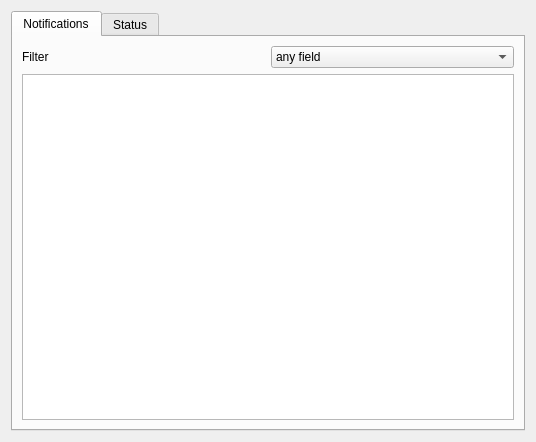
<?xml version="1.0" encoding="UTF-8"?>
<ui version="4.0">
 <class>Dialog</class>
 <widget class="QDialog" name="Dialog">
  <property name="geometry">
   <rect>
    <x>0</x>
    <y>0</y>
    <width>536</width>
    <height>442</height>
   </rect>
  </property>
  <property name="windowTitle">
   <string>History</string>
  </property>
  <layout class="QGridLayout" name="gridLayout">
   <item row="0" column="0">
    <widget class="QTabWidget" name="tabWidget">
     <property name="currentIndex">
      <number>0</number>
     </property>
     <widget class="QWidget" name="notificationsTab">
      <attribute name="title">
       <string>Notifications</string>
      </attribute>
      <layout class="QGridLayout" name="gridLayout_2">
       <item row="2" column="0">
        <widget class="QTableView" name="notificationTable">
         <property name="contextMenuPolicy">
          <enum>Qt::CustomContextMenu</enum>
         </property>
         <property name="editTriggers">
          <set>QAbstractItemView::NoEditTriggers</set>
         </property>
         <property name="tabKeyNavigation">
          <bool>false</bool>
         </property>
         <property name="selectionBehavior">
          <enum>QAbstractItemView::SelectRows</enum>
         </property>
         <property name="verticalScrollMode">
          <enum>QAbstractItemView::ScrollPerPixel</enum>
         </property>
         <property name="horizontalScrollMode">
          <enum>QAbstractItemView::ScrollPerPixel</enum>
         </property>
         <property name="wordWrap">
          <bool>false</bool>
         </property>
         <attribute name="horizontalHeaderHighlightSections">
          <bool>false</bool>
         </attribute>
         <attribute name="verticalHeaderVisible">
          <bool>false</bool>
         </attribute>
        </widget>
       </item>
       <item row="1" column="0">
        <layout class="QHBoxLayout" name="horizontalLayout">
         <item>
          <widget class="QLabel" name="label">
           <property name="text">
            <string>Filter</string>
           </property>
          </widget>
         </item>
         <item>
          <widget class="QComboBox" name="filterCombo">
           <item>
            <property name="text">
             <string>any field</string>
            </property>
           </item>
           <item>
            <property name="text">
             <string>app</string>
            </property>
           </item>
           <item>
            <property name="text">
             <string>text</string>
            </property>
           </item>
           <item>
            <property name="text">
             <string>date</string>
            </property>
           </item>
           <item>
            <property name="text">
             <string>specific date</string>
            </property>
           </item>
           <item>
            <property name="text">
             <string>date range</string>
            </property>
           </item>
          </widget>
         </item>
        </layout>
       </item>
      </layout>
     </widget>
     <widget class="QWidget" name="statusTab">
      <attribute name="title">
       <string>Status</string>
      </attribute>
      <layout class="QGridLayout" name="gridLayout_3">
       <item row="0" column="0">
        <widget class="QSplitter" name="historySplitter">
         <property name="orientation">
          <enum>Qt::Vertical</enum>
         </property>
         <property name="childrenCollapsible">
          <bool>false</bool>
         </property>
         <widget class="QGraphicsView" name="statusView">
          <property name="maximumSize">
           <size>
            <width>16777215</width>
            <height>150</height>
           </size>
          </property>
          <property name="renderHints">
           <set>QPainter::Antialiasing|QPainter::TextAntialiasing</set>
          </property>
         </widget>
         <widget class="QWidget" name="horizontalLayoutWidget">
          <layout class="QHBoxLayout" name="horizontalLayout_2">
           <item>
            <widget class="QTableView" name="statusTable">
             <property name="editTriggers">
              <set>QAbstractItemView::NoEditTriggers</set>
             </property>
             <property name="selectionBehavior">
              <enum>QAbstractItemView::SelectRows</enum>
             </property>
             <property name="horizontalScrollMode">
              <enum>QAbstractItemView::ScrollPerPixel</enum>
             </property>
             <property name="wordWrap">
              <bool>false</bool>
             </property>
             <attribute name="horizontalHeaderHighlightSections">
              <bool>false</bool>
             </attribute>
             <attribute name="verticalHeaderVisible">
              <bool>false</bool>
             </attribute>
            </widget>
           </item>
           <item>
            <widget class="QFrame" name="frame">
             <property name="frameShape">
              <enum>QFrame::StyledPanel</enum>
             </property>
             <property name="frameShadow">
              <enum>QFrame::Raised</enum>
             </property>
             <layout class="QGridLayout" name="gridLayout_4">
              <item row="1" column="0">
               <layout class="QFormLayout" name="formLayout">
                <property name="fieldGrowthPolicy">
                 <enum>QFormLayout::ExpandingFieldsGrow</enum>
                </property>
                <item row="4" column="0">
                 <widget class="QLabel" name="onlineTimeLabel">
                  <property name="text">
                   <string>Online Time</string>
                  </property>
                 </widget>
                </item>
                <item row="4" column="1">
                 <widget class="QLineEdit" name="onlineTimeLineEdit">
                  <property name="sizePolicy">
                   <sizepolicy hsizetype="Maximum" vsizetype="Fixed">
                    <horstretch>0</horstretch>
                    <verstretch>0</verstretch>
                   </sizepolicy>
                  </property>
                  <property name="alignment">
                   <set>Qt::AlignRight|Qt::AlignTrailing|Qt::AlignVCenter</set>
                  </property>
                  <property name="readOnly">
                   <bool>true</bool>
                  </property>
                 </widget>
                </item>
                <item row="5" column="0">
                 <widget class="QLabel" name="offlineTimeLabel">
                  <property name="text">
                   <string>Offline Time</string>
                  </property>
                 </widget>
                </item>
                <item row="5" column="1">
                 <widget class="QLineEdit" name="offlineTimeLineEdit">
                  <property name="sizePolicy">
                   <sizepolicy hsizetype="Maximum" vsizetype="Fixed">
                    <horstretch>0</horstretch>
                    <verstretch>0</verstretch>
                   </sizepolicy>
                  </property>
                  <property name="alignment">
                   <set>Qt::AlignRight|Qt::AlignTrailing|Qt::AlignVCenter</set>
                  </property>
                  <property name="readOnly">
                   <bool>true</bool>
                  </property>
                 </widget>
                </item>
                <item row="0" column="0">
                 <widget class="QLabel" name="startTimeLabel">
                  <property name="text">
                   <string>Start time</string>
                  </property>
                 </widget>
                </item>
                <item row="0" column="1">
                 <widget class="QLineEdit" name="startTimeLineEdit">
                  <property name="sizePolicy">
                   <sizepolicy hsizetype="Maximum" vsizetype="Fixed">
                    <horstretch>0</horstretch>
                    <verstretch>0</verstretch>
                   </sizepolicy>
                  </property>
                  <property name="alignment">
                   <set>Qt::AlignRight|Qt::AlignTrailing|Qt::AlignVCenter</set>
                  </property>
                  <property name="readOnly">
                   <bool>true</bool>
                  </property>
                 </widget>
                </item>
                <item row="1" column="0">
                 <widget class="QLabel" name="endTimeLabel">
                  <property name="text">
                   <string>End time</string>
                  </property>
                 </widget>
                </item>
                <item row="1" column="1">
                 <widget class="QLineEdit" name="endTimeLineEdit">
                  <property name="sizePolicy">
                   <sizepolicy hsizetype="Maximum" vsizetype="Fixed">
                    <horstretch>0</horstretch>
                    <verstretch>0</verstretch>
                   </sizepolicy>
                  </property>
                  <property name="alignment">
                   <set>Qt::AlignRight|Qt::AlignTrailing|Qt::AlignVCenter</set>
                  </property>
                  <property name="readOnly">
                   <bool>true</bool>
                  </property>
                 </widget>
                </item>
                <item row="2" column="0" colspan="2">
                 <widget class="Line" name="line">
                  <property name="orientation">
                   <enum>Qt::Horizontal</enum>
                  </property>
                 </widget>
                </item>
                <item row="3" column="0" colspan="2">
                 <widget class="QPushButton" name="computeStatsBtn">
                  <property name="text">
                   <string>&amp;Compute statistics</string>
                  </property>
                 </widget>
                </item>
               </layout>
              </item>
             </layout>
            </widget>
           </item>
           <item>
            <spacer name="horizontalSpacer">
             <property name="orientation">
              <enum>Qt::Horizontal</enum>
             </property>
             <property name="sizeHint" stdset="0">
              <size>
               <width>0</width>
               <height>20</height>
              </size>
             </property>
            </spacer>
           </item>
          </layout>
         </widget>
        </widget>
       </item>
      </layout>
     </widget>
    </widget>
   </item>
  </layout>
 </widget>
 <tabstops>
  <tabstop>filterCombo</tabstop>
  <tabstop>notificationTable</tabstop>
  <tabstop>tabWidget</tabstop>
  <tabstop>statusView</tabstop>
 </tabstops>
 <resources/>
 <connections/>
</ui>
